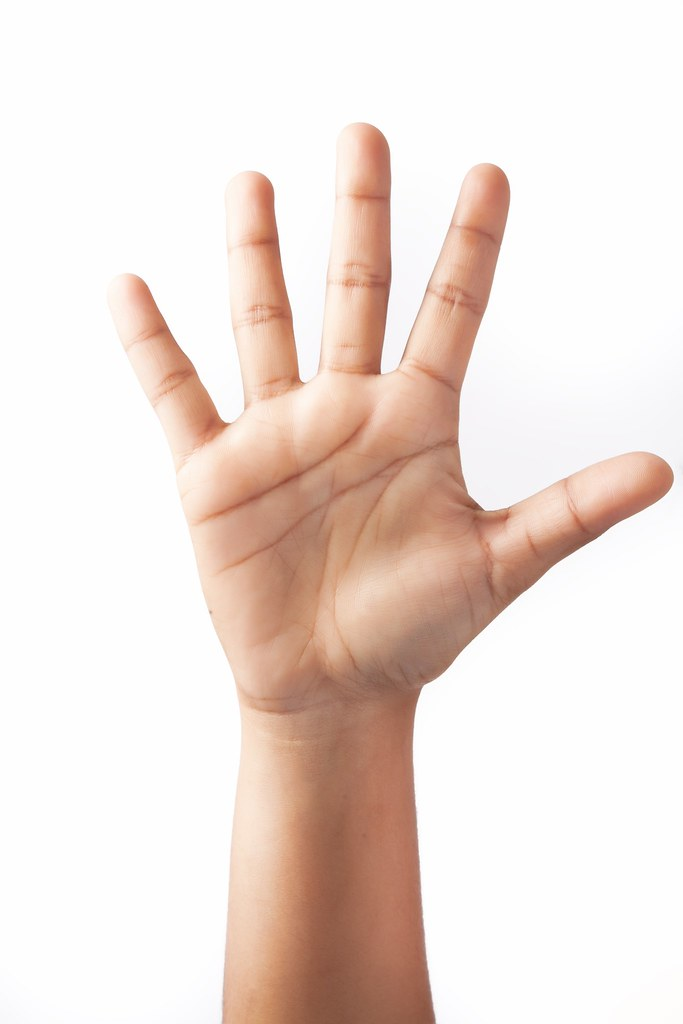
#> input picture test.jpg, 683 x 1024 px
$ python handGestureRecognition.py
#> lines starting #> are read from the running program, lines starting #| are printed output that depends on the picture; after the words box and inside, x2 and y2 are one past the last pixel; in counts of white or black regions, pixels touching at a corner belong together
import cv2
import numpy as np


def standardize_image(img):
    img = cv2.resize(img, (200,200))
    return(img)

def subtract_background(img):
    img = cv2.cvtColor(img, cv2.COLOR_BGR2HSV)
    lower = np.array([0, 10, 60], dtype = "uint8")
    upper = np.array([30, 150, 255], dtype = "uint8")

    mask = cv2.inRange(img, lower, upper)
    img = cv2.bitwise_and(img, img, mask = mask)
    img = cv2.cvtColor(img, cv2.COLOR_HSV2BGR)
    img = cv2.cvtColor(img, cv2.COLOR_BGR2GRAY)
    _, img = cv2.threshold(img, 20, 255, cv2.THRESH_BINARY)
    kernel_7 = cv2.getStructuringElement(cv2.MORPH_ELLIPSE,(7,7))
    kernel_5 = cv2.getStructuringElement(cv2.MORPH_ELLIPSE,(5,5))
    kernel_3 = cv2.getStructuringElement(cv2.MORPH_ELLIPSE,(3,3))
    img = cv2.morphologyEx(img, cv2.MORPH_CLOSE, kernel_7)
    img = cv2.morphologyEx(img, cv2.MORPH_CLOSE, kernel_5)
    img = cv2.morphologyEx(img, cv2.MORPH_DILATE, kernel_5)
    img = cv2.morphologyEx(img, cv2.MORPH_ERODE, kernel_3)
    img = cv2.morphologyEx(img, cv2.MORPH_CLOSE, kernel_5)
    img = cv2.morphologyEx(img, cv2.MORPH_ERODE, kernel_5)
    return(img)

def find_palm_point(img):
    dist_mat = cv2.distanceTransform(img, cv2.DIST_L2, 5)

    result = np.where(dist_mat == np.amax(dist_mat))
    palm_points = list(zip(result[1], result[0]))
    return(palm_points[0])

def get_inner_circle(img, palm_point):
    img_inv = cv2.bitwise_not(img)
    is_found = 0
    d = 3
    radius = 1
    start_x = palm_point[0] - radius
    start_y = palm_point[1] - radius
    while(not is_found):
        kernel = cv2.getStructuringElement(cv2.MORPH_ELLIPSE,(d, d))
        test = img_inv[start_y-1:palm_point[1]+radius, start_x-1:palm_point[0]+radius]
        and_mat = cv2.bitwise_and(kernel, test)
        if (radius == 20):
            is_found = 1
        else:
            d = d+2
            radius = radius+1
            start_x = palm_point[0] - radius
            start_y = palm_point[1] - radius
    return(d)

def check_boundary(img, ref_x, ref_y):
    is_boundary = 0
    if ((img[ref_y-1, ref_x-1]) == 0 or
            img[ref_y-1, ref_x] == 0 or
            img[ref_y-1, ref_x+1] == 0 or
            img[ref_y, ref_x+1] == 0 or
            img[ref_y+1, ref_x+1] == 0 or
            img[ref_y+1, ref_x] == 0 or
            img[ref_y+1, ref_x-1] == 0 or
            img[ref_y, ref_x-1] == 0 ):
        is_boundary = 1

    return(is_boundary)

def removeDuplicates(lst):
    return list(set([i for i in lst]))

def get_palm_mask_points(img, palm_point, d, first):
    d = int(1.2*d)
    mask_palm_points = []
    dist_two_consec_points = []
    dist_two_consec_points.append(0)
    last_max_dist = 0
    i = 0
    last_radius = 200

    for angle in range(20):
        #x, y of larger circle from palm_point
        x = palm_point[0] + int(d*np.cos(angle*18/180*np.pi))
        y = palm_point[1] + int(d*np.sin(angle*18/180*np.pi))
        last_radius = 200
        for theta in range(20):
            is_found = 0
            for radius in range(20):
                if(radius > last_radius):
                    break
                x_ = x + int(radius*np.cos(theta*18/180*np.pi))
                y_ = y + int(radius*np.sin(theta*18/180*np.pi))
                if (x_ > 199 or y_ > 199):
                    pass
                else:
                    if (img[y_, x_] == 0):
                        if (check_boundary(img, x_, y_)):
                            mask_palm_points.append((x_, y_))
                            i = i+1
                            distance = np.sqrt(((mask_palm_points[i-1][0]-mask_palm_points[i-2][0])**2+
                                                            (mask_palm_points[i-1][1]-mask_palm_points[i-2][1])**2))
                            dist_two_consec_points.append(distance)
                            if (distance > last_max_dist):
                                max_dist_endpoint_index = i-1
                                last_max_dist = dist_two_consec_points[i]
                            is_found = 1
                            last_radius = radius
                            break
    # Left to Right
    # This has bug
    if (mask_palm_points[max_dist_endpoint_index-1][0] < mask_palm_points[max_dist_endpoint_index][0]):
        wrist_points = ([mask_palm_points[max_dist_endpoint_index-1], mask_palm_points[max_dist_endpoint_index]])
    else:
        wrist_points = ([mask_palm_points[max_dist_endpoint_index], mask_palm_points[max_dist_endpoint_index-1]])
    mask_palm_points = removeDuplicates(mask_palm_points)
    return(mask_palm_points, wrist_points)

def rotate_hand(img, wrist_points, palm_points):
    middle_wrist = (wrist_points[0][0]+int((wrist_points[1][0]-wrist_points[0][0])/2),
                    wrist_points[0][1]+int((wrist_points[1][1]-wrist_points[0][1])/2))

    rot_vector = (middle_wrist[0]-palm_points[0], middle_wrist[1]-palm_points[1])
    up_vector = (0, -1)
    angle = np.arccos((np.dot(rot_vector, up_vector))/(np.sqrt(rot_vector[0]**2+rot_vector[1]**2))/(np.sqrt(up_vector[0]**2+up_vector[1]**2)))
    degree = 180-angle*180/np.pi
    (h,w) = img.shape[:2]
    (cX, cY) = (w//2, h//2)
    if (middle_wrist[0] > palm_points[0]):
        rot_mat = cv2.getRotationMatrix2D((cX, cY), -degree, 1)
    else:
        rot_mat = cv2.getRotationMatrix2D((cX, cY), degree, 1)
    cos = np.abs(rot_mat[0, 0])
    sin = np.abs(rot_mat[0, 1])

    # compute the new bounding dimensions of the image
    nW = int((h * sin) + (w * cos))
    nH = int((h * cos) + (w * sin))
    # adjust the rotation matrix to take into account translation
    rot_mat[0, 2] += (nW / 2) - cX
    rot_mat[1, 2] += (nH / 2) - cY

    img = cv2.warpAffine(img, rot_mat, (nW, nH))

    return(img)

def generate_mask_palm(img, mask_palm_points):
    temp = np.zeros_like(img)
    temp = cv2.fillPoly(temp, [np.asarray(mask_palm_points)], (255,255,255))
    kernel = cv2.getStructuringElement(cv2.MORPH_RECT, (13,13))
    temp = cv2.morphologyEx(temp, cv2.MORPH_CLOSE, kernel)
    return(temp)

def segmentation(img, mask, palm_points, d):
    for i in range(int(palm_points[1]+0.7*d), img.shape[0]):
        mask[i, :] = 255
    return(cv2.bitwise_and(img, cv2.bitwise_not(mask)))

def detect_min_rectangle(img, val):
    threshold = val
    canny_output = cv2.Canny(img, threshold, threshold * 2)
    contours, _ = cv2.findContours(canny_output, cv2.RETR_TREE, cv2.CHAIN_APPROX_SIMPLE)

    # Find the rotated rectangles and ellipses for each contour
    minRect = [None]*len(contours)
    minEllipse = [None]*len(contours)
    for i, c in enumerate(contours):
        minRect[i] = cv2.minAreaRect(c)

    aspect_ratio_threshold = [0.8, 1.2]
    size_threshold = 20
    j = 0

    # Removing non-finger contour based on aspect ratio and size
    for i in range(len(minRect)):
        if (    ((minRect[i-j][1][1] / minRect[i-j][1][0] > aspect_ratio_threshold[0]) and
                (minRect[i-j][1][1] / minRect[i-j][1][0] < aspect_ratio_threshold[1])) or
                (minRect[i-j][1][0] * minRect[i-j][1][1] < size_threshold)):
            del minRect[i-j]
            j = j+1
    return(minRect)

def thumb_detection(img, min_rect, palm_points, wrist_points):
    wrist_vector = (wrist_points[1][0] - wrist_points[0][0], wrist_points[1][1] - wrist_points[0][1])
    for i in range(len(min_rect)):
        candidate_vector = (min_rect[i][0][0] - palm_points[0], min_rect[i][0][1] - palm_points[1])
        angle = np.arccos((np.dot(candidate_vector, wrist_vector))/(np.sqrt(candidate_vector[0]**2+candidate_vector[1]**2))/(np.sqrt(wrist_vector[0]**2+wrist_vector[1]**2)))
        if (angle*np.pi/180 < 50):
            return (1, min_rect[i], i)
    return (0, 0, -1)

def palm_line_detection(img, palm_points, wrist_points, d, has_thumb):
    wrist_vector = (wrist_points[1][0] - wrist_points[0][0], wrist_points[1][1] - wrist_points[0][1])
    layer2 = 0
    is_found = 0
    for i in range(wrist_points[0][1], 0, -1):
        count = 0
        if (is_found):
            break
        for j in range(1, img.shape[1]-1):
            if (int(img[i][j]) - int(img[i][j-1])) > 0:
                count = count+1
                if count > 2:
                    palm_lines_y = i
                    palm_lines_x = j
                    if (has_thumb == 0):
                        return(palm_lines_x, palm_lines_y)
                    else:
                        layer2 = 1
                        is_found = 1

    if (layer2):
        if (palm_lines_x > img.shape[1]//2):
            for i in range(palm_lines_y, 0, -1):
                count = 0
                for j in range(1, palm_lines_x):
                    if (int(img[i][j]) - int(img[i][j-1])) > 0:
                        count = count+1
                        if count > 3:
                            palm_lines_y = i
                            palm_lines_x = j
                            return(palm_lines_x, palm_lines_y)
        else:
            for i in range(palm_lines_y, 0, -1):
                count = 0
                for j in range(palm_lines_x, img.shape[1]-1):
                    if (int(img[i][j]) - int(img[i][j-1])) > 0:
                        count = count+1
                        if count > 3:
                            palm_lines_y = i
                            palm_lines_x = j
                            return(palm_lines_x, palm_lines_y)
    return (0)

def finger_segmentation(img, min_rect_fingers, palm_lines_x, palm_lines_y, d, has_thumb):
    palm_line = [(palm_lines_x, palm_lines_y), (palm_lines_x-2*d, palm_lines_y)]
    palm_line = (palm_line[1], palm_line[0])
    typical_width = min_rect_fingers[1][0]
    # divider_points = [palm_lines_x-2*d, palm_lines_x-(2*2*d//3), palm_lines_x-(2*d//3)]
    divider_points = [palm_lines_x+2*d, palm_lines_x+(2*2*d//3), palm_lines_x+(2*d//3)]
    # Try to use info from fingers width

    detected_fingers_index = [None]*len(min_rect_fingers)
    # 0 = thumb
    for i in range(len(min_rect_fingers)):
        loc_x = int(1.1*min_rect_fingers[i][0][0])
        loc_y = min_rect_fingers[i][0][1]
        if(has_thumb):
            if (loc_y < palm_lines_y):
                if (loc_x < divider_points[2]):
                    detected_fingers_index[i] = 4
                elif (loc_x < divider_points[1]):
                    detected_fingers_index[i] = 3
                elif (loc_x < divider_points[0]):
                    detected_fingers_index[i] = 2
                else:
                    detected_fingers_index[i] = 1
            else:
                detected_fingers_index[i] = 0
        else:
            if (loc_x < divider_points[2]):
                detected_fingers_index[i] = 4
            elif (loc_x < divider_points[1]):
                detected_fingers_index[i] = 3
            elif (loc_x < divider_points[0]):
                detected_fingers_index[i] = 2
            else:
                detected_fingers_index[i] = 1
    return (detected_fingers_index)

def detect_hand_gesture(img):
    img = standardize_image(img)
    original = img
    img = subtract_background(img)
    palm_points_vec = find_palm_point(img)
    d = get_inner_circle(img, palm_points_vec)

    mask_palm, wrist_points = get_palm_mask_points(img, palm_points_vec, d, original)
    mask = generate_mask_palm(img, mask_palm)

    img = rotate_hand(img, wrist_points, palm_points_vec)
    original = rotate_hand(original, wrist_points, palm_points_vec)
    mask = rotate_hand(mask, wrist_points, palm_points_vec)

    new_palm_points_vec = find_palm_point(img)
    new_mask_palm, new_wrist_points = get_palm_mask_points(img, new_palm_points_vec, d, original)

    fingers = segmentation(img, mask, new_palm_points_vec, d)

    min_rect = detect_min_rectangle(fingers, 127)
    has_thumb, thumb, min_rect_index = thumb_detection(fingers, min_rect, new_palm_points_vec, new_wrist_points)
    palm_lines_x, palm_lines_y = palm_line_detection(fingers, new_palm_points_vec, new_wrist_points, d, has_thumb)

    detected_fingers = finger_segmentation(fingers, min_rect, palm_lines_x, palm_lines_y, d, has_thumb)

    # [4 lines of commented-out code are left out]

    for i in range(len(min_rect)):
        box = cv2.boxPoints(min_rect[i])
        box = np.intp(box) #np.intp: Integer used for indexing (same as C ssize_t; normally either int32 or int64)
        cv2.drawContours(original, [box], 0, (255,0,0))

    for i in range(len(min_rect)):
        cv2.putText(original, str(detected_fingers[i]), (int(min_rect[i][0][0]), int(min_rect[i][0][1])), cv2.FONT_HERSHEY_COMPLEX, 0.5, (0,0,0), 2)
    return(original)


img = cv2.imread("test.jpg")
#> img is the input picture: shape (1024, 683, 3); mean B, G, R 218, 224.8, 238.7
fingers = detect_hand_gesture(img)
#> in subtract_background, `img = cv2.cvtColor(img, cv2.COLOR_BGR2HSV)`: img: shape (200, 200, 3); mean H, S, V 12.8, 27.4, 238.8
#> in subtract_background, `mask = cv2.inRange(img, lower, upper)`:
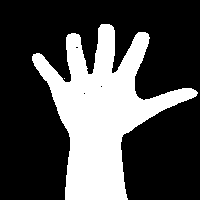
#> mask: shape (200, 200); 30.2% white; 2 white regions (1 under 20 px), largest, box (x1, y1, x2, y2) and area: (32, 24, 198, 200) 12079
#> in subtract_background, `img = cv2.bitwise_and(img, img, mask = mask)`: img: shape (200, 200, 3); mean H, S, V 3.1, 27.1, 61.8
#> in subtract_background, `img = cv2.morphologyEx(img, cv2.MORPH_CLOSE, kernel_7)`: img: shape (200, 200); 30.4% white; 1 white region, box (x1, y1, x2, y2) and area: (32, 24, 200, 200) 12167
#> in subtract_background, `img = cv2.morphologyEx(img, cv2.MORPH_DILATE, kernel_5)`: img: shape (200, 200); 34.3% white; 1 white region, box (x1, y1, x2, y2) and area: (30, 22, 200, 200) 13705
#> in subtract_background, `img = cv2.morphologyEx(img, cv2.MORPH_ERODE, kernel_3)`: img: shape (200, 200); 32.5% white; 1 white region, box (x1, y1, x2, y2) and area: (31, 23, 200, 200) 13014
#> in subtract_background, `img = cv2.morphologyEx(img, cv2.MORPH_CLOSE, kernel_5)`: img: shape (200, 200); 32.6% white; 1 white region, box (x1, y1, x2, y2) and area: (31, 23, 200, 200) 13038
#> in subtract_background, `img = cv2.morphologyEx(img, cv2.MORPH_ERODE, kernel_5)`: img: shape (200, 200); 28.8% white; 1 white region, box (x1, y1, x2, y2) and area: (33, 25, 200, 200) 11526
#> in find_palm_point, `result = np.where(dist_mat == np.amax(dist_mat))`: result = ([105], [99])
#> in find_palm_point, `palm_points = list(zip(result[1], result[0]))`: palm_points = [(99, 105)]
#> in detect_hand_gesture, `palm_points_vec = find_palm_point(img)`: palm_points_vec = (99, 105)
#> in get_inner_circle, `start_x = palm_point[0] - radius`: start_x = 98
#> in get_inner_circle, `start_y = palm_point[1] - radius`: start_y = 104
#> the loop in get_inner_circle, `while(not is_found):` made 20 passes
#> (and_mat, start_x, start_y) on pass 1: ([[0, 0, 0], [0, 0, 0], [0, 0, 0]], 97, 103)
#> (start_x, start_y) on passes 2 to 7: (96, 102), (95, 101), (94, 100), (93, 99), (92, 98), (91, 97)
#> after the loop in get_inner_circle, `while(not is_found):`:
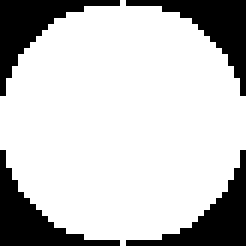
#> kernel: shape (41, 41) (shown 6 times larger); values 0 (black) and 1 (white), 76.9% white; 4 black regions, box (x1, y1, x2, y2) and area: (0, 0, 20, 16) 97, (21, 0, 41, 16) 97, (0, 25, 20, 41) 97, (21, 25, 41, 41) 97
#> after the loop in get_inner_circle, `while(not is_found):`: d = 41; radius = 20
#> in detect_hand_gesture, `d = get_inner_circle(img, palm_points_vec)`: d = 41
#> in get_palm_mask_points, `d = int(1.2*d)`: d = 49
#> the loop in get_palm_mask_points, `for angle in range(20):` made 20 passes
#> (x, y) on passes 1 to 12: (148, 105), (145, 120), (138, 133), (127, 144), (114, 151), (99, 154), (84, 151), (71, 144), (60, 133), (53, 120), (50, 105), (53, 90)
#> after the loop in get_palm_mask_points, `for angle in range(20):`: dist_two_consec_points = 242 values, max 51.35 at index 71, min 0 at index 0, mean 1.97; i = 241; last_max_dist = 51.35; mask_palm_points = 241 pairs, first value 50 to 163, second value 56 to 155; max_dist_endpoint_index = 70
#> in get_palm_mask_points, `wrist_points = ([mask_palm_points[max_dist_endpoint_index], mask_palm_..`: wrist_points = [(69, 155), (120, 149)]
#> in get_palm_mask_points, `mask_palm_points = removeDuplicates(mask_palm_points)`: mask_palm_points = 46 pairs, first value 50 to 163, second value 56 to 155
#> in detect_hand_gesture, `mask_palm, wrist_points = get_palm_mask_points(img, palm_points_vec, d..`: mask_palm has the same summary as mask_palm_points in get_palm_mask_points; wrist_points = [(69, 155), (120, 149)]
#> in generate_mask_palm, `temp = cv2.fillPoly(temp, [np.asarray(mask_palm_points)], (255,255,255))`: temp: shape (200, 200); 11.1% white; 1 white region, box (x1, y1, x2, y2) and area: (50, 56, 164, 156) 4458
#> in generate_mask_palm, `temp = cv2.morphologyEx(temp, cv2.MORPH_CLOSE, kernel)`:
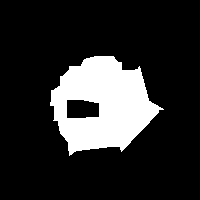
#> temp: shape (200, 200); 17.4% white; 1 white region, box (x1, y1, x2, y2) and area: (50, 56, 164, 156) 6952
#> in rotate_hand, `middle_wrist = (wrist_points[0][0]+int((wrist_points[1][0]-wrist_point..`: middle_wrist = (94, 152)
#> in rotate_hand, `rot_vector = (middle_wrist[0]-palm_points[0], middle_wrist[1]-palm_poi..`: rot_vector = (-5, 47)
#> in rotate_hand, `angle = np.arccos((np.dot(rot_vector, up_vector))/(np.sqrt(rot_vector[..`: angle = 3.04
#> in rotate_hand, `degree = 180-angle*180/np.pi`: degree = 6.07
#> in rotate_hand, `rot_mat = cv2.getRotationMatrix2D((cX, cY), degree, 1)`: rot_mat = [[0.994, 0.106, -10.02], [-0.106, 0.994, 11.14]]
#> in rotate_hand, `cos = np.abs(rot_mat[0, 0])`: cos = 0.994
#> in rotate_hand, `sin = np.abs(rot_mat[0, 1])`: sin = 0.106
#> in rotate_hand, `nW = int((h * sin) + (w * cos))`: nW = 220
#> in find_palm_point (call 2), `dist_mat = cv2.distanceTransform(img, cv2.DIST_L2, 5)`:
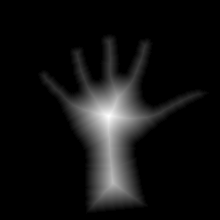
#> dist_mat: shape (220, 220) float32; min 0, max 38.38, mean 2.7; drawn with min black and max white
#> in find_palm_point (call 2), `result = np.where(dist_mat == np.amax(dist_mat))`: result = ([116], [108])
#> in find_palm_point (call 2), `palm_points = list(zip(result[1], result[0]))`: palm_points = [(108, 116)]
#> in detect_hand_gesture, `new_palm_points_vec = find_palm_point(img)`: new_palm_points_vec = (108, 116)
#> the loop in get_palm_mask_points (call 2), `for angle in range(20):` made 20 passes
#> (x, y) on passes 1 to 12: (157, 116), (154, 131), (147, 144), (136, 155), (123, 162), (108, 165), (93, 162), (80, 155), (69, 144), (62, 131), (59, 116), (62, 101)
#> in detect_hand_gesture, `new_mask_palm, new_wrist_points = get_palm_mask_points(img, new_palm_p..`: new_mask_palm = 38 pairs, first value 57 to 169, second value 67 to 174; new_wrist_points = [(84, 174), (137, 162)]
#> after the loop in segmentation, `for i in range(int(palm_points[1]+0.7*d), img.shape[0]):`:
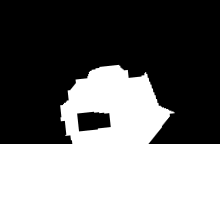
#> mask: shape (220, 220); min 0, max 255, mean 119.4
#> in detect_min_rectangle, `canny_output = cv2.Canny(img, threshold, threshold * 2)`:
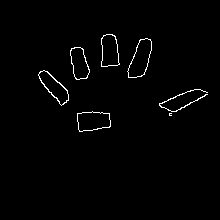
#> canny_output: shape (220, 220); 1.3% white in thin lines or dots, all inside (x1, y1, x2, y2) = (38, 34, 208, 132)
#> in detect_min_rectangle, `contours, _ = cv2.findContours(canny_output, cv2.RETR_TREE, cv2.CHAIN_..`: contours = 12 contours, 1 with area under 20; largest, box (x1, y1, x2, y2) and area: (127, 38, 152, 78) 578, (127, 38, 152, 78) 570, (77, 111, 111, 132) 531, (77, 111, 111, 132) 527, (38, 70, 69, 106) 474
#> in detect_min_rectangle, `minRect = [None]*len(contours)`: minRect = 12 items
#> the loop in detect_min_rectangle, `for i, c in enumerate(contours):` made 12 passes
#> the loop in detect_min_rectangle, `for i in range(len(minRect)):` made 12 passes
#> j on pass 1: 1
#> after the loop in detect_min_rectangle, `for i in range(len(minRect)):`: j = 1
#> in detect_hand_gesture, `min_rect = detect_min_rectangle(fingers, 127)`: min_rect = 11 items
#> in thumb_detection, `wrist_vector = (wrist_points[1][0] - wrist_points[0][0], wrist_points[..`: wrist_vector = (53, -12)
#> the loop in thumb_detection, `for i in range(len(min_rect)):` made 1 pass
#> (candidate_vector, angle) on pass 1: ((-14.51, 4.35), 3.07)
#> in detect_hand_gesture, `has_thumb, thumb, min_rect_index = thumb_detection(fingers, min_rect, ..`: has_thumb = 1; thumb = ((93.49, 120.4), (32.94, 18.91), -5.71); min_rect_index = 0
#> in palm_line_detection, `wrist_vector = (wrist_points[1][0] - wrist_points[0][0], wrist_points[..`: wrist_vector = (53, -12)
#> in detect_hand_gesture, `palm_lines_x, palm_lines_y = palm_line_detection(fingers, new_palm_poi..`: palm_lines_x = 80; palm_lines_y = 113
#> in finger_segmentation, `palm_line = [(palm_lines_x, palm_lines_y), (palm_lines_x-2*d, palm_lin..`: palm_line = [(80, 113), (-2, 113)]
#> in finger_segmentation, `palm_line = (palm_line[1], palm_line[0])`: palm_line = ((-2, 113), (80, 113))
#> in finger_segmentation, `typical_width = min_rect_fingers[1][0]`: typical_width = (93.49, 120.4)
#> in finger_segmentation, `divider_points = [palm_lines_x+2*d, palm_lines_x+(2*2*d//3), palm_line..`: divider_points = [162, 134, 107]
#> in finger_segmentation, `detected_fingers_index = [None]*len(min_rect_fingers)`: detected_fingers_index = 11 items
#> the loop in finger_segmentation, `for i in range(len(min_rect_fingers)):` made 11 passes
#> (loc_x, loc_y) on passes 1 to 11: (102, 120.4), (102, 120.4), (201, 99.71), (58, 86.08), (59, 85.95), (87, 62.63), (87, 62.61), (154, 58.45), (154, 58.6), (121, 50), (121, 50)
#> after the loop in finger_segmentation, `for i in range(len(min_rect_fingers)):`: detected_fingers_index = [0, 0, 1, 4, 4, 4, 4, 2, 2, 3, 3]
#> the loop in detect_hand_gesture, `for i in range(len(min_rect)):` made 11 passes
#> box on passes 1 to 11: [[78, 131], [76, 112], [108, 109], [110, 128]], [[78, 131], [76, 112], [108, 109], [110, 128]], [[164, 116], [158, 103], [202, 83], [208, 96]], [[61, 105], [34, 76], [45, 66], [72, 96]], [[61, 105], [35, 75], [46, 66], [71, 96]], [[74, 80], [68, 48], [84, 44], [90, 77]], [[74, 79], [68, 48], [84, 45], [90, 77]], [[141, 81], [125, 76], [138, 35], [155, 40]], [[140, 81], [124, 75], [140, 35], [156, 41]], [[119, 66], [101, 66], [101, 34], [119, 34]], [[119, 66], [101, 66], [101, 34], [119, 34]]
#> after the loop in detect_hand_gesture, `for i in range(len(min_rect)):`: original: shape (220, 220, 3); mean of channels 0, 1, 2 181, 182.6, 193.8
#> the loop in detect_hand_gesture, `for i in range(len(min_rect)):` made 11 passes
#> after the loop in detect_hand_gesture, `for i in range(len(min_rect)):`:
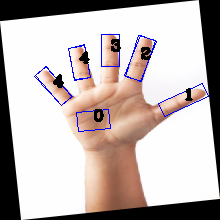
#> original: shape (220, 220, 3); mean of channels 0, 1, 2 179.4, 181, 191.7; drawn as B, G, R
cv2.imshow("fingers", fingers)
cv2.waitKey(0)
